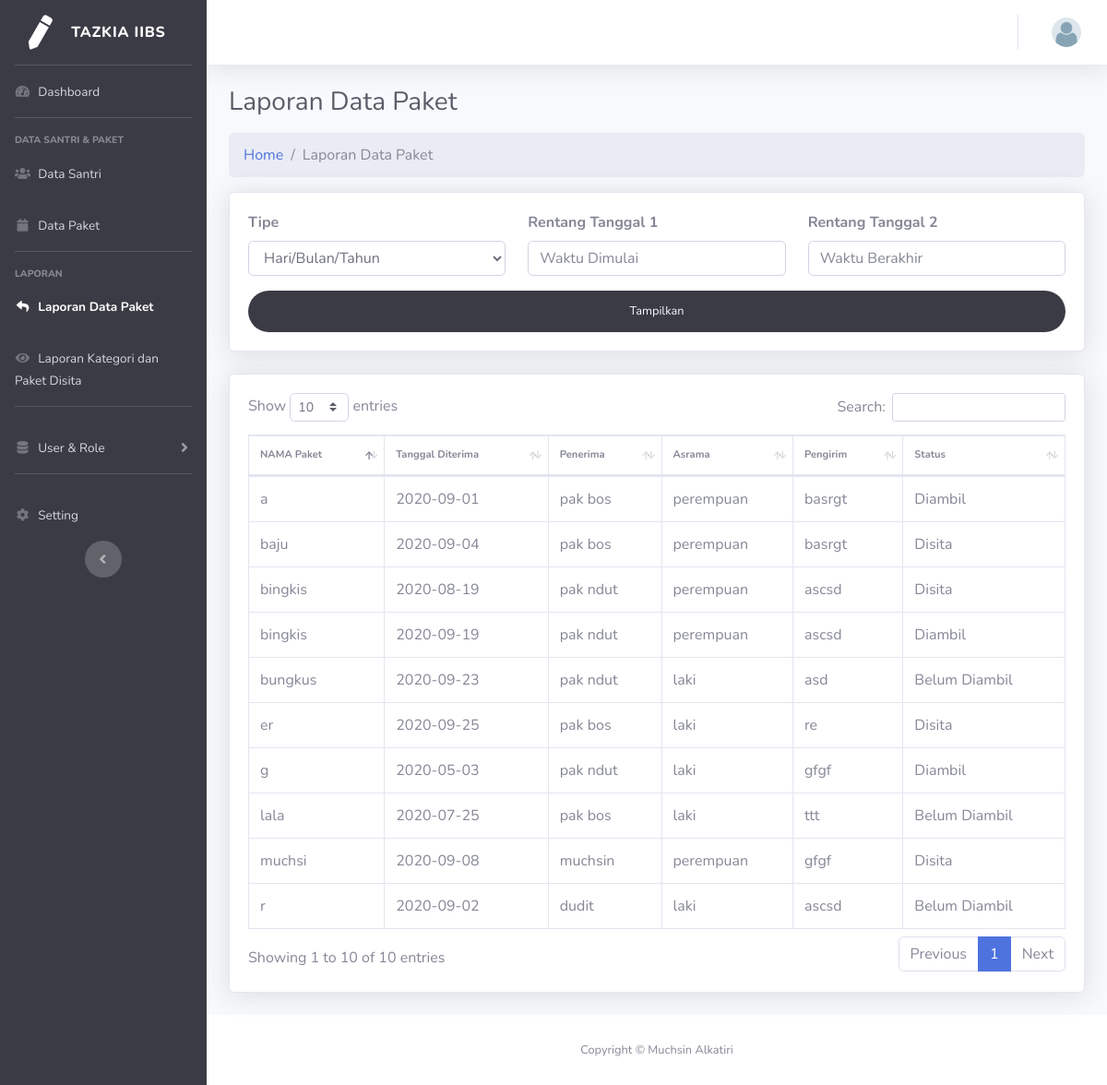
The app's page /index.php/laporan/laporandatapaket with its own data.
### tables this page shows
CREATE TABLE `data_paket` (
  `id_paket` int(11) NOT NULL,
  `nama_paket` varchar(100) NOT NULL,
  `tanggal_diterima` date NOT NULL,
  `kategori_paket_id` int(11) NOT NULL,
  `penerima_paket_id` int(11) NOT NULL,
  `asrama_id` int(11) NOT NULL,
  `pengirim_paket` varchar(100) NOT NULL,
  `isi_paket_sita` varchar(200) NOT NULL,
  `status_paket` enum('Diambil','Belum Diambil','Disita') NOT NULL
);

CREATE TABLE `data_santri` (
  `NIS` int(100) NOT NULL,
  `nama_santri` varchar(100) NOT NULL,
  `alamat` varchar(100) NOT NULL,
  `asrama_id` int(11) NOT NULL,
  `total_paket_diterima` int(11) NOT NULL
);

CREATE TABLE `data_asrama` (
  `id_asrama` int(11) NOT NULL,
  `nama_asrama` varchar(100) NOT NULL,
  `gedung` varchar(100) NOT NULL
);

### application/controllers/Laporan.php (called while the page is built, shortened)
<?php
class Laporan extends CI_Controller {
	function __construct(){
		$this->load->helper(array('form', 'url'));
		$this->load->library('form_validation');
		$this->load->model('laporan_model');
	}
	public function laporandatapaket()
	{
		$data['page_title'] = 'Laporan Data Paket';
		$tgl1= $this->input->post('tgl1');
		$tgl2= $this->input->post('tgl2');
		if($tgl1 == null && $tgl2 == null){
			$data['laporan']=$this->laporan_model->get_all_data()->result();
		}
		elseif ($tgl1 != null && $tgl2 != null) {
			$data['laporan']=$this->laporan_model->get_data_antara_tanggal($tgl1, $tgl2)->result();
		}
		$this->load->view('v_laporan/first',$data);
	}
}

### index.php (called while the page is built, shortened)
<?php
require_once BASEPATH.'core/CodeIgniter.php';

### application/models/Laporan_model.php (called while the page is built, shortened)
<?php defined('BASEPATH') OR exit('No direct script access allowed');
class Laporan_model extends CI_Model {
  function get_all_data() {
  	$this->db->select('data_paket.*, data_kategori_paket.*,  data_santri.nama_santri as nama_santri, data_santri.NIS as nis, data_asrama.nama_asrama as nama_asrama, data_asrama.gedung as gedung');
    $this->db->from('data_paket');
    $this->db->join('data_kategori_paket', 'data_paket.kategori_paket_id = data_kategori_paket.id_kategori', 'left');
    $this->db->join('data_santri', 'data_paket.penerima_paket_id = data_santri.nis', 'left');
    $this->db->join('data_asrama', 'data_paket.asrama_id = data_asrama.id_asrama', 'left');
    return $this->db->get();
  }
}

### application/views/v_laporan/first.php (the view, shortened to what this page needs)
<link href="<?php echo base_url(); ?>assets/vendor/datatables/dataTables.bootstrap4.min.css" rel="stylesheet">
<link href="<?php echo base_url(); ?>assets/vendor/datetimepicker/css/bootstrap-datetimepicker.css" rel="stylesheet">
</div>
<nav aria-label="breadcrumb">
  <ol class="breadcrumb">
    <li class="breadcrumb-item"><a href="<?php echo base_url('admin/dashboard') ?>">Home</a></li>
    <li class="breadcrumb-item active" aria-current="page">Laporan Data Paket</li>
  </ol>
</nav>
<div class="card shadow mb-4">
  <div class="card-body">
    <form class="user" action="<?php echo base_url('laporan/laporandatapaket') ?>" method="post" enctype="multipart/form-data">
      <div class="row">
        <div class="col-sm-12">
          <div class="row" >
            <div class="col-sm-4">
              <div  class="font-weight-bold  mb-1">Tipe</div>
            </div>
            <div class="col-sm-4">
              <div  class="font-weight-bold  mb-1">Rentang Tanggal 1</div>
            </div>
            <div class="col-sm-4">
              <div  class="font-weight-bold  mb-1">Rentang Tanggal 2</div>
            </div>
          </div>
          <div class="row" >
            <div class="col-sm-4">
            </div>
            <div class="col-sm-4">
            </div>
            <div class="col-sm-4">
            </div>
          </div>
          <div class="form-group row">
            <div class="col-sm-4 mb-3 mb-sm-0">
              <select class="form-control" name="asrama">
                <option value="" disabled selected>Hari/Bulan/Tahun</option>
              </select>
            </div>
            <div class="col-sm-4">
              <input type="text"  class="form-control time" value="<?php echo set_value('tgl1'); ?>" id="tgl1" name="tgl1" placeholder="Waktu Dimulai" >
            </div>
            <div class="col-sm-4">
              <input type="text"  class="form-control time" value="<?php echo set_value('tgl2'); ?>" id="tgl2" name="tgl2" placeholder="Waktu Berakhir" >
            </div>
          </div>
            <button type="submit" class="btn bg-gray-900 text-gray-100 btn-user btn-block">
              Tampilkan
            </button>
            </div>
          </div>
        </form>
      </div>
    </div>
    <div class="card shadow mb-4">
      <div class="card-body">
        <div class="table-responsive">
          <table class="table table-bordered" id="dataTable"  cellspacing="0">
            <thead>
              <tr class="text-xs ">
                <th>NAMA Paket</th>
                <th>Tanggal Diterima</th>
                <th>Penerima</th>
                <th>Asrama</th>
                <th>Pengirim</th>
                <th>Status</th>
              </tr>
            </thead>
            <tbody>
              <?php foreach ($laporan as $datalaporan ) {
                ?>
                <tr>
                  <td><?php echo $datalaporan->nama_paket ?></td>
                  <td><?php echo $datalaporan->tanggal_diterima ?></td>
                  <td><?php echo $datalaporan->nama_santri ?></td>
                  <td><?php echo $datalaporan->nama_asrama ?></td>
                  <td><?php echo $datalaporan->pengirim_paket ?></td>
                  <td><?php echo $datalaporan->status_paket ?></td>
                  <?php } ?>
                </tbody>
              </table>
            </div>
          </div>
        </div>

### records on screen
data_paket: nama_paket "bungkus", tanggal_diterima "2020-09-23", penerima_paket.nama_santri "pak ndut", asrama.nama_asrama "laki", pengirim_paket "asd", status_paket "Belum Diambil"
data_paket: nama_paket "bingkis", tanggal_diterima "2020-08-19", penerima_paket.nama_santri "pak ndut", asrama.nama_asrama "perempuan", pengirim_paket "ascsd", status_paket "Disita"
data_paket: nama_paket "baju", tanggal_diterima "2020-09-04", penerima_paket.nama_santri "pak bos", asrama.nama_asrama "perempuan", pengirim_paket "basrgt", status_paket "Disita"
data_paket: nama_paket "muchsi", tanggal_diterima "2020-09-08", penerima_paket.nama_santri "muchsin", asrama.nama_asrama "perempuan", pengirim_paket "gfgf", status_paket "Disita"
data_paket: nama_paket "bingkis", tanggal_diterima "2020-09-19", penerima_paket.nama_santri "pak ndut", asrama.nama_asrama "perempuan", pengirim_paket "ascsd", status_paket "Diambil"
data_paket: nama_paket "r", tanggal_diterima "2020-09-02", penerima_paket.nama_santri "dudit", asrama.nama_asrama "laki", pengirim_paket "ascsd", status_paket "Belum Diambil"
data_paket: nama_paket "a", tanggal_diterima "2020-09-01", penerima_paket.nama_santri "pak bos", asrama.nama_asrama "perempuan", pengirim_paket "basrgt", status_paket "Diambil"
data_paket: nama_paket "g", tanggal_diterima "2020-05-03", penerima_paket.nama_santri "pak ndut", asrama.nama_asrama "laki", pengirim_paket "gfgf", status_paket "Diambil"
data_paket: nama_paket "er", tanggal_diterima "2020-09-25", penerima_paket.nama_santri "pak bos", asrama.nama_asrama "laki", pengirim_paket "re", status_paket "Disita"
data_paket: nama_paket "lala", tanggal_diterima "2020-07-25", penerima_paket.nama_santri "pak bos", asrama.nama_asrama "laki", pengirim_paket "ttt", status_paket "Belum Diambil"

### other values on screen
$page_title "Laporan Data Paket"
